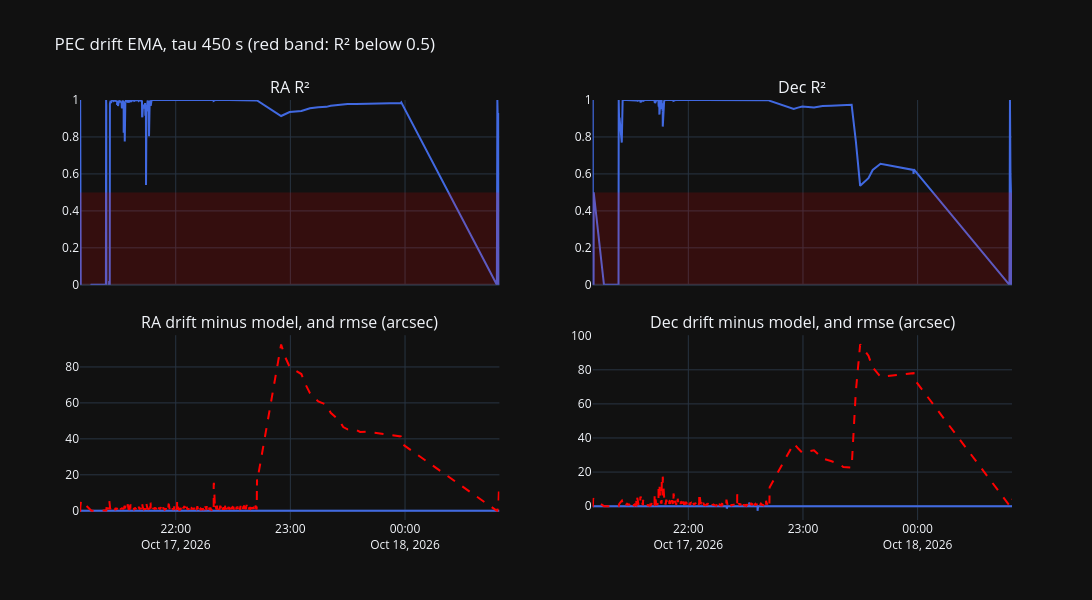

Notebook cell for this chart:
### Markdown cell above
## 6. How closely did the EMA follow the drift?

The session's EMA replayed row by row (restarting at each PEC reset, as the driver does). R² is the driver's own fit
quality, the one its inhibit gate uses: PEC applies only while R² and the rmse are good enough. *Drift minus model* is
what the EMA's prediction missed at each guide update.

### Code cell
VAR_ALPHA, SSE_ALPHA = 0.05, 0.15
axes = [PecAxis(tau=pec_config['tau'], min_dt=pec_config['min_dt']) for _ in range(2)]
ra_drift, dec_drift = (stitch_accum(df[f'total_accum_{i}'].values * 60, np.r_[False, np.diff(df['n'].values) < 0]) for i in (1, 2))
offset = [ra_drift - df['total_accum_1'].values * 60, dec_drift - df['total_accum_2'].values * 60]
for k, a in enumerate(axes):
    a.reset_seed(df.iloc[0][f'total_accum_{k + 1}'] / 60)
t0, prev_n, rec = 0.0, df.iloc[0]['n'], []
for i, row in enumerate(df.itertuples()):
    if row.n < prev_n:                                          # PEC reset: the driver restarts the model and its clock
        for k, a in enumerate(axes):
            a.reset()
            a.reset_seed(getattr(row, f'total_accum_{k + 1}') / 60)
        t0 = row.t_sec
    prev_n = row.n
    t = row.t_sec - t0
    r = dict(timestamp=row.timestamp)
    for k, (a, nm) in enumerate(zip(axes, ('ra', 'dec'))):
        accum = getattr(row, f'total_accum_{k + 1}') / 60
        if np.isfinite(accum):
            a.ingest_accum(accum, t, VAR_ALPHA, SSE_ALPHA)
        r[f'{nm}_r2'] = a.r2
        r[f'{nm}_miss'] = (accum - a.predicted_accum(t)) * 3600
        r[f'{nm}_rmse'] = np.sqrt(a.sse) * 3600
    rec.append(r)
fit = pd.DataFrame(rec)
fig = make_subplots(rows=2, cols=2, shared_xaxes=True, vertical_spacing=0.12,
                    subplot_titles=['RA R²', 'Dec R²', 'RA drift minus model, and rmse (arcsec)', 'Dec drift minus model, and rmse (arcsec)'])
for c, nm in ((1, 'ra'), (2, 'dec')):
    fig.add_trace(go.Scatter(x=fit['timestamp'], y=fit[f'{nm}_r2'], name=f'{nm} R²', line=dict(color='royalblue')), row=1, col=c)
    fig.add_trace(go.Scatter(x=fit['timestamp'], y=fit[f'{nm}_miss'], name=f'{nm} drift minus model', line=dict(color='royalblue')), row=2, col=c)
    fig.add_trace(go.Scatter(x=fit['timestamp'], y=fit[f'{nm}_rmse'], name=f'{nm} rmse', line=dict(color='red', dash='dash')), row=2, col=c)
    fig.add_hrect(y0=0, y1=0.5, fillcolor='rgba(255,0,0,0.15)', line_width=0, row=1, col=c)
    fig.update_yaxes(range=[0, 1], row=1, col=c)
fig.update_xaxes(matches='x')
fig.update_layout(height=600, width=1400, template=TEMPLATE, hovermode='x unified', showlegend=False,
                  title=f"PEC drift EMA, tau {pec_config['tau']:g} s (red band: R² below 0.5)")
fig.show()

### Figure 1 — Plotly figure (JSON) as saved in the notebook; plotly's stock layout.template omitted (floating-point values rounded to 4 significant figures; data arrays with more than 128 entries replaced by an {"elided": "..."} marker saying what was removed)
{"data": [{"line": {"color": "royalblue"}, "name": "ra R²", "type": "scatter", "x": {"elided": "4475 str values"}, "xaxis": "x", "y": {"elided": "4475 float values"}, "yaxis": "y"}, {"line": {"color": "royalblue"}, "name": "ra drift minus model", "type": "scatter", "x": {"elided": "4475 str values"}, "xaxis": "x3", "y": {"elided": "4475 float values"}, "yaxis": "y3"}, {"line": {"color": "red", "dash": "dash"}, "name": "ra rmse", "type": "scatter", "x": {"elided": "4475 str values"}, "xaxis": "x3", "y": {"elided": "4475 float values"}, "yaxis": "y3"}, {"line": {"color": "royalblue"}, "name": "dec R²", "type": "scatter", "x": {"elided": "4475 str values"}, "xaxis": "x2", "y": {"elided": "4475 float values"}, "yaxis": "y2"}, {"line": {"color": "royalblue"}, "name": "dec drift minus model", "type": "scatter", "x": {"elided": "4475 str values"}, "xaxis": "x4", "y": {"elided": "4475 float values"}, "yaxis": "y4"}, {"line": {"color": "red", "dash": "dash"}, "name": "dec rmse", "type": "scatter", "x": {"elided": "4475 str values"}, "xaxis": "x4", "y": {"elided": "4475 float values"}, "yaxis": "y4"}], "layout": {"annotations": [{"font": {"size": 16}, "showarrow": false, "text": "RA R²", "x": 0.225, "xanchor": "center", "xref": "paper", "y": 1, "yanchor": "bottom", "yref": "paper"}, {"font": {"size": 16}, "showarrow": false, "text": "Dec R²", "x": 0.775, "xanchor": "center", "xref": "paper", "y": 1, "yanchor": "bottom", "yref": "paper"}, {"font": {"size": 16}, "showarrow": false, "text": "RA drift minus model, and rmse (arcsec)", "x": 0.225, "xanchor": "center", "xref": "paper", "y": 0.44, "yanchor": "bottom", "yref": "paper"}, {"font": {"size": 16}, "showarrow": false, "text": "Dec drift minus model, and rmse (arcsec)", "x": 0.775, "xanchor": "center", "xref": "paper", "y": 0.44, "yanchor": "bottom", "yref": "paper"}], "height": 600, "hovermode": "x unified", "shapes": [{"fillcolor": "rgba(255,0,0,0.15)", "line": {"width": 0}, "type": "rect", "x0": 0, "x1": 1, "xref": "x domain", "y0": 0, "y1": 0.5, "yref": "y"}, {"fillcolor": "rgba(255,0,0,0.15)", "line": {"width": 0}, "type": "rect", "x0": 0, "x1": 1, "xref": "x2 domain", "y0": 0, "y1": 0.5, "yref": "y2"}], "showlegend": false, "title": {"text": "PEC drift EMA, tau 450 s (red band: R² below 0.5)"}, "width": 1400, "xaxis": {"anchor": "y", "domain": [0, 0.45], "matches": "x", "showticklabels": false}, "xaxis2": {"anchor": "y2", "domain": [0.55, 1], "matches": "x", "showticklabels": false}, "xaxis3": {"anchor": "y3", "domain": [0, 0.45], "matches": "x"}, "xaxis4": {"anchor": "y4", "domain": [0.55, 1], "matches": "x"}, "yaxis": {"anchor": "x", "domain": [0.56, 1], "range": [0, 1]}, "yaxis2": {"anchor": "x2", "domain": [0.56, 1], "range": [0, 1]}, "yaxis3": {"anchor": "x3", "domain": [0, 0.44]}, "yaxis4": {"anchor": "x4", "domain": [0, 0.44]}}}
